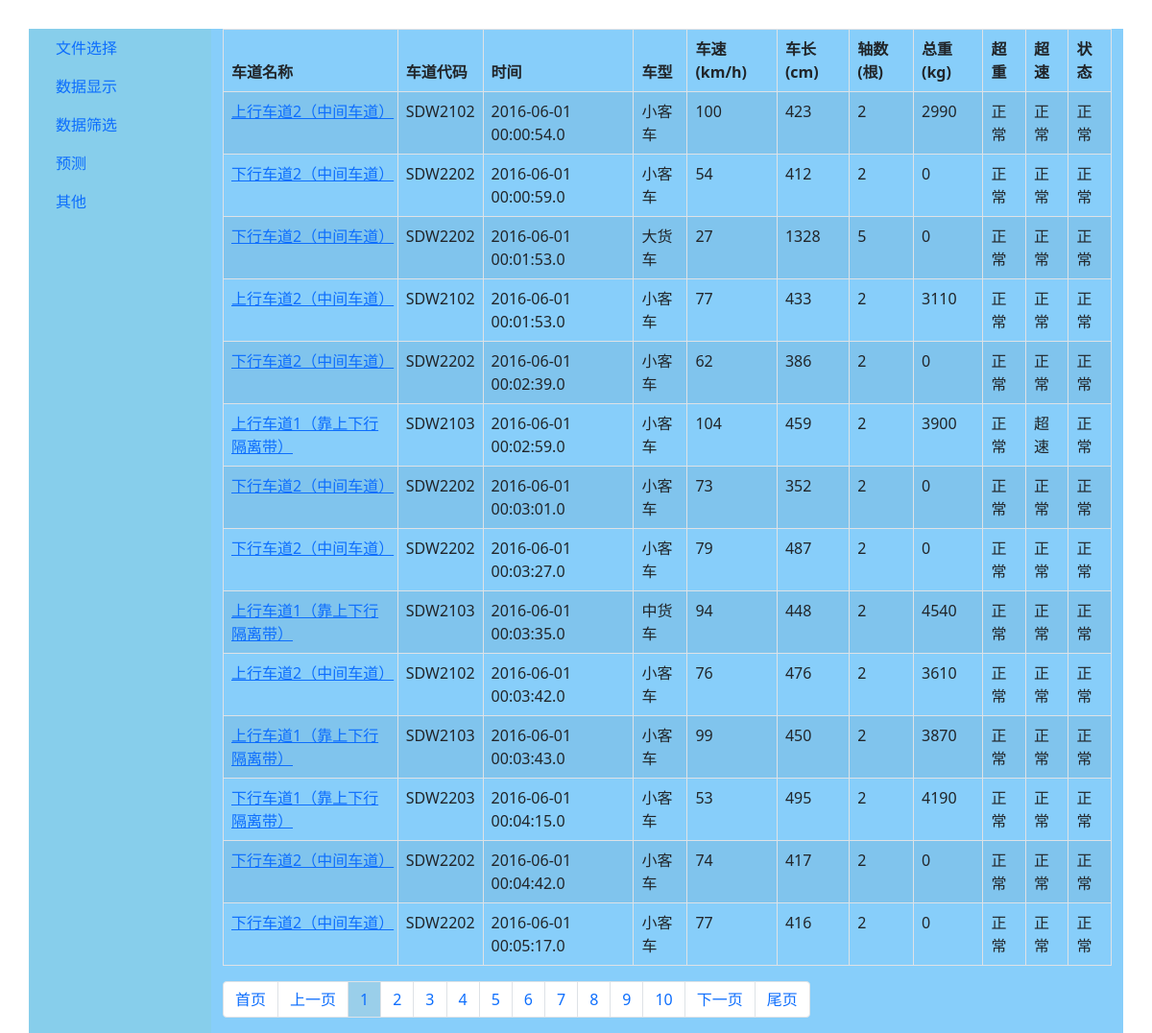
Page /tfp/show/1/ on the committed database.
### trafficflowprediction/models.py (models this page shows)
class CarInfo(models.Model):
    lane_name = models.CharField(max_length=15)
    lane_code = models.CharField(max_length=7)
    time = models.CharField(max_length=22)
    car_type = models.CharField(max_length=3)
    speed = models.PositiveSmallIntegerField()
    car_length = models.PositiveSmallIntegerField()
    axles = models.PositiveSmallIntegerField()
    total_weight = models.PositiveSmallIntegerField()
    axle1_weight = models.PositiveSmallIntegerField()
    axle2_weight = models.PositiveSmallIntegerField()
    axle3_weight = models.PositiveSmallIntegerField()
    axle4_weight = models.PositiveSmallIntegerField()
    axle5_weight = models.PositiveSmallIntegerField()
    axle6_weight = models.PositiveSmallIntegerField()
    axle7_weight = models.PositiveSmallIntegerField()
    axle8_weight = models.PositiveSmallIntegerField()
    axle9_weight = models.PositiveSmallIntegerField()
    axle10_weight = models.PositiveSmallIntegerField()
    overload = models.CharField(max_length=5)
    overspeed = models.CharField(max_length=5)
    state = models.CharField(max_length=5)
    class Meta:
        permissions = ()

### trafficflowprediction/views.py (the view)
# urls.py: path('show/<int:p>/', show, name='show'),
def show(request, p):
    stu_list = CarInfo.objects.all()
    current_page = int(p)
    paginator = CustomerPaginator(current_page, 10, stu_list, 14)
    try:
        posts = paginator.page(current_page)
    except PageNotAnInteger:
        posts = paginator.page(1)
    except EmptyPage:
        posts = paginator.page(paginator.num_pages)
    return render(request, "trafficflowprediction/show.html", {"posts": posts})

### trafficflowprediction/views.py (called while the page is built)
    def pager_num_range(self):
        if self.num_pages < self.per_page_num:
            return range(1, self.num_pages + 1)
        part = int(self.per_page_num / 2)
        if self.current_page <= part:
            return range(1, self.per_page_num + 1)
        if self.current_page + part > self.num_pages:
            return range(self.num_pages - self.per_page_num + 1, self.num_pages + 1)
        return range(self.current_page - part, self.current_page + part + 1)

### trafficflowprediction/templates/trafficflowprediction/show.html (shortened to what this page needs)
{% extends 'trafficflowprediction/base.html' %}
{% block data_content %}
    <table class="table table-bordered table-striped table-hover">
        <thead>
        <tr>
            <th>车道名称</th>
            <th>车道代码</th>
            <th>时间</th>
            <th>车型</th>
            <th>车速(km/h)</th>
            <th>车长(cm)</th>
            <th>轴数(根)</th>
            <th>总重(kg)</th>
            <th>超重</th>
            <th>超速</th>
            <th>状态</th>
        </tr>
        </thead>
        <tbody>
        {% for item in posts %}
            <tr>
                <td><a href="{% url 'trafficflowprediction:detail' item.pk %}">{{ item.lane_name }}</a></td>
                <td>{{ item.lane_code }}</td>
                <td>{{ item.time }}</td>
                <td>{{ item.car_type }}</td>
                <td>{{ item.speed }}</td>
                <td>{{ item.car_length }}</td>
                <td>{{ item.axles }}</td>
                <td>{{ item.total_weight }}</td>
                <td>{{ item.overload }}</td>
                <td>{{ item.overspeed }}</td>
                <td>{{ item.state }}</td>
            </tr>
        {% empty %}
            <tr>
                <td colspan="11">
                    暂无数据
                </td>
            </tr>
        {% endfor %}
        </tbody>
    </table>
    <nav aria-label="Page navigation">
        <ul class="pagination" style="margin-top: 0px">
            <li class="page-item"><a class="page-link" href="{% url 'trafficflowprediction:show' p=1 %}" aria-label="F">
                <span aria-hidden="true">首页</span>
            </a></li>
            {% if posts.has_previous %}
                <li class="page-item"><a class="page-link"
                                         href="{% url 'trafficflowprediction:show' p=posts.previous_page_number %}"
                                         aria-label="Previous">
                    <span aria-hidden="true">上一页</span>
                </a></li>
            {% else %}
                <li class="page-item"><a class="page-link" href="#" aria-label="Previous">
                    <span aria-hidden="true">上一页</span></a>
                </li>
            {% endif %}
            {% for i in posts.paginator.pager_num_range %}
                {% if i == posts.number %}
                    <li class="page-item"><a class="page-link" style="background-color: #9acfea;"
                                             href="{% url 'trafficflowprediction:show' p=i %}">{{ i }}</a></li>
                {% else %}
                    <li class="page-item"><a class="page-link"
                                             href="{% url 'trafficflowprediction:show' p=i %}">{{ i }}</a></li>
                {% endif %}
            {% endfor %}
            {% if posts.has_next %}
                <li class="page-item"><a class="page-link"
                                         href="{% url 'trafficflowprediction:show' p=posts.next_page_number %}"
                                         aria-label="Next">
                    <span aria-hidden="true">下一页</span>
                </a></li>
            {% else %}
                <li class="page-item"><a class="page-link" href="#" aria-label="Next">
                    <span aria-hidden="true">下一页</span>
                </a></li>
            {% endif %}
            <li class="page-item"><a class="page-link"
                                     href="{% url 'trafficflowprediction:show' p=posts.paginator.num_pages %}"
                                     aria-label="Last">
                <span aria-hidden="true">尾页</span>
            </a></li>
        </ul>
    </nav>
{% endblock %}

### trafficflowprediction/templates/trafficflowprediction/base.html (shortened to what this page needs)
{% load static %}
<!DOCTYPE html>
<html lang="en">
<head>
    <link href="{% static 'trafficflowprediction/libs/bootstrap.css' %}" rel="stylesheet">
</head>
<body>
<div class="container">
    <div class="row" style="height: 40vw;margin-top: 30px">
        <div class="col-md-2" style="background-color: skyblue ">
            <nav class="nav flex-column">
                <a class="nav-link active" aria-current="page" href="{% url 'trafficflowprediction:upload' %}">文件选择</a>
                <a class="nav-link" href="{% url 'trafficflowprediction:show' p=1%}">数据显示</a>
                <a class="nav-link" href="{% url 'trafficflowprediction:clean' %}">数据筛选</a>
                <a class="nav-link" href="{% url 'trafficflowprediction:prediction' %}">预测</a>
                <a class="nav-link" href="{% url 'trafficflowprediction:other' %}">其他</a>
            </nav>
        </div>
        <div class="col-md-10" style="background-color:lightskyblue">
            {% block data_content %}<h1 class="text-center">LSTM预测交通流展示</h1>{% endblock %}
        </div>
    </div>
</div>
</body>
</html>

### rows in the picture
CarInfo: lane_name "上行车道2（中间车道）", lane_code "SDW2102", time "2016-06-01 00:00:54.0", car_type "小客车", speed "100", car_length "423", axles "2", total_weight "2990", overload "正常", overspeed "正常", state "正常"
CarInfo: lane_name "下行车道2（中间车道）", lane_code "SDW2202", time "2016-06-01 00:00:59.0", car_type "小客车", speed "54", car_length "412", axles "2", total_weight "0", overload "正常", overspeed "正常", state "正常"
CarInfo: lane_name "下行车道2（中间车道）", lane_code "SDW2202", time "2016-06-01 00:01:53.0", car_type "大货车", speed "27", car_length "1328", axles "5", total_weight "0", overload "正常", overspeed "正常", state "正常"
CarInfo: lane_name "上行车道2（中间车道）", lane_code "SDW2102", time "2016-06-01 00:01:53.0", car_type "小客车", speed "77", car_length "433", axles "2", total_weight "3110", overload "正常", overspeed "正常", state "正常"
CarInfo: lane_name "下行车道2（中间车道）", lane_code "SDW2202", time "2016-06-01 00:02:39.0", car_type "小客车", speed "62", car_length "386", axles "2", total_weight "0", overload "正常", overspeed "正常", state "正常"
CarInfo: lane_name "上行车道1（靠上下行隔离带）", lane_code "SDW2103", time "2016-06-01 00:02:59.0", car_type "小客车", speed "104", car_length "459", axles "2", total_weight "3900", overload "正常", overspeed "超速", state "正常"
CarInfo: lane_name "下行车道2（中间车道）", lane_code "SDW2202", time "2016-06-01 00:03:01.0", car_type "小客车", speed "73", car_length "352", axles "2", total_weight "0", overload "正常", overspeed "正常", state "正常"
CarInfo: lane_name "下行车道2（中间车道）", lane_code "SDW2202", time "2016-06-01 00:03:27.0", car_type "小客车", speed "79", car_length "487", axles "2", total_weight "0", overload "正常", overspeed "正常", state "正常"
CarInfo: lane_name "上行车道1（靠上下行隔离带）", lane_code "SDW2103", time "2016-06-01 00:03:35.0", car_type "中货车", speed "94", car_length "448", axles "2", total_weight "4540", overload "正常", overspeed "正常", state "正常"
CarInfo: lane_name "上行车道2（中间车道）", lane_code "SDW2102", time "2016-06-01 00:03:42.0", car_type "小客车", speed "76", car_length "476", axles "2", total_weight "3610", overload "正常", overspeed "正常", state "正常"
CarInfo: lane_name "上行车道1（靠上下行隔离带）", lane_code "SDW2103", time "2016-06-01 00:03:43.0", car_type "小客车", speed "99", car_length "450", axles "2", total_weight "3870", overload "正常", overspeed "正常", state "正常"
CarInfo: lane_name "下行车道1（靠上下行隔离带）", lane_code "SDW2203", time "2016-06-01 00:04:15.0", car_type "小客车", speed "53", car_length "495", axles "2", total_weight "4190", overload "正常", overspeed "正常", state "正常"
CarInfo: lane_name "下行车道2（中间车道）", lane_code "SDW2202", time "2016-06-01 00:04:42.0", car_type "小客车", speed "74", car_length "417", axles "2", total_weight "0", overload "正常", overspeed "正常", state "正常"
CarInfo: lane_name "下行车道2（中间车道）", lane_code "SDW2202", time "2016-06-01 00:05:17.0", car_type "小客车", speed "77", car_length "416", axles "2", total_weight "0", overload "正常", overspeed "正常", state "正常"

### other values in the picture
{{ i }} "1"
{{ i }} "2" "3" "4" "5" "6" "7" "8" "9" "10"
